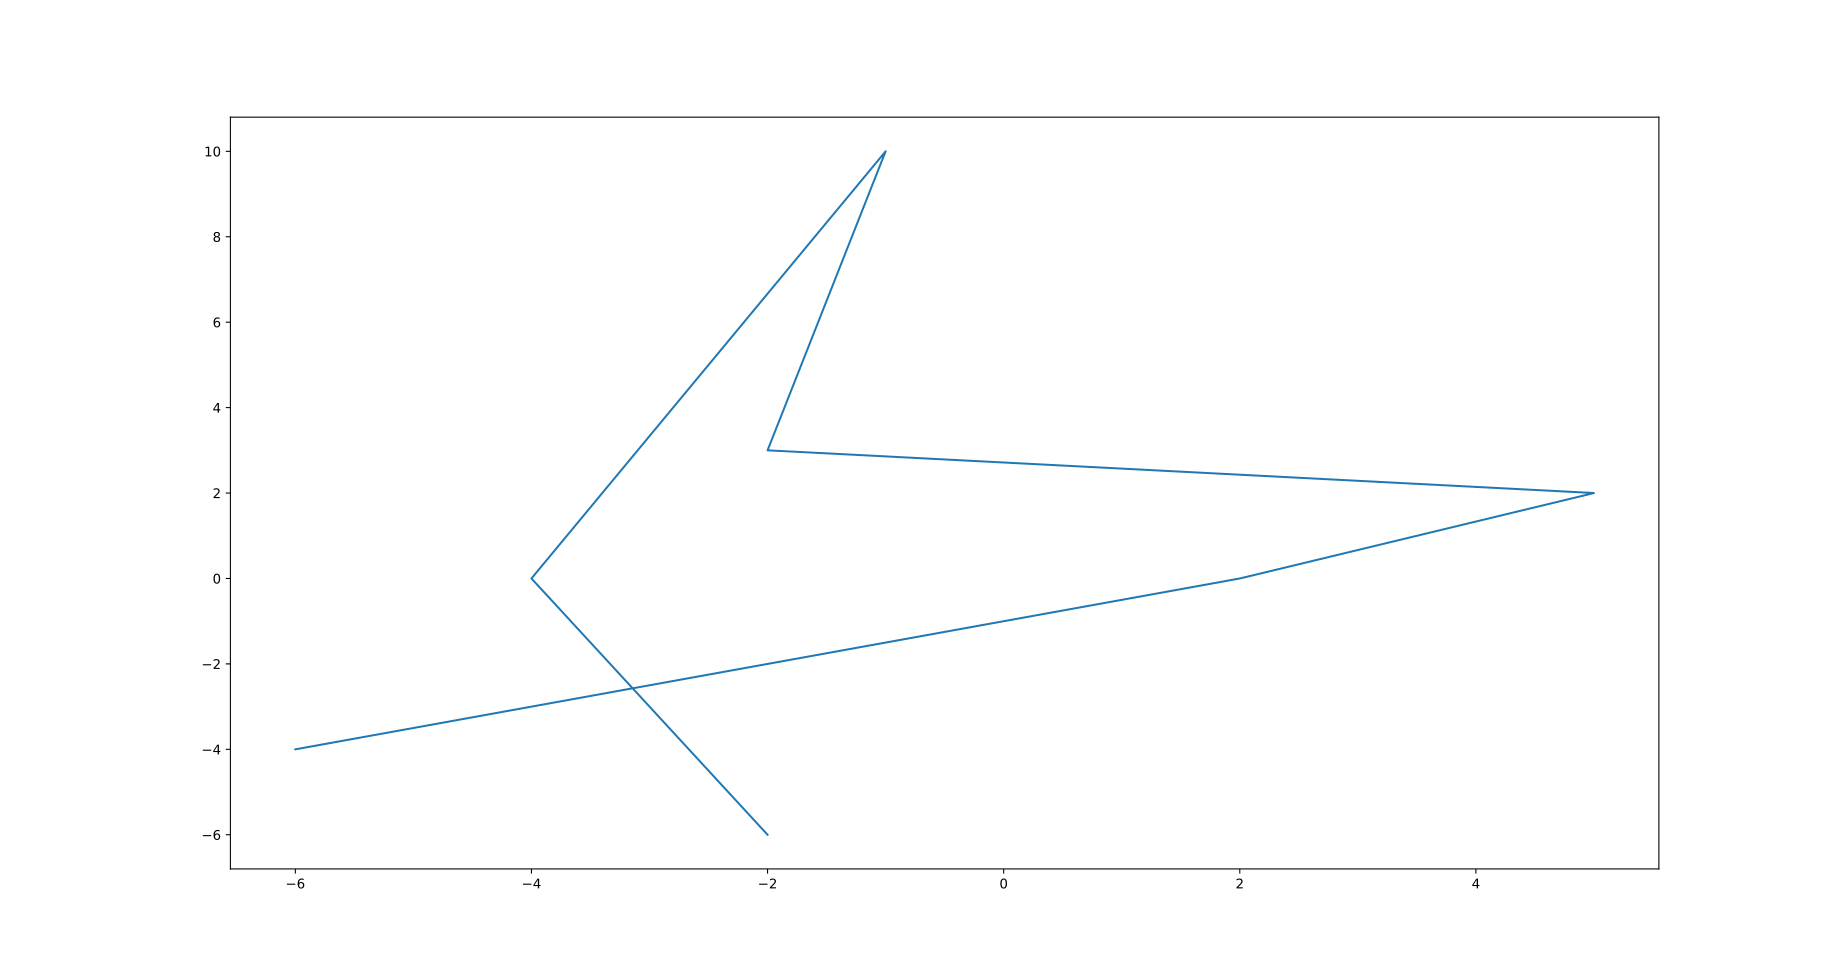

The script that drew this image:
# Date 15-06-2021

import matplotlib.pyplot as plt

plt.plot([-2, -4, -1, -2,  5,  2, -6], [-6,  0, 10,  3,  2,  0, -4])


plt.show()
